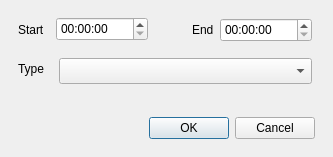
<?xml version="1.0" encoding="UTF-8"?>
<ui version="4.0">
 <class>Dialog</class>
 <widget class="QDialog" name="Dialog">
  <property name="windowModality">
   <enum>Qt::WindowModal</enum>
  </property>
  <property name="geometry">
   <rect>
    <x>0</x>
    <y>0</y>
    <width>333</width>
    <height>157</height>
   </rect>
  </property>
  <property name="windowTitle">
   <string>Continuous Work Time</string>
  </property>
  <widget class="QDialogButtonBox" name="buttonBox">
   <property name="geometry">
    <rect>
     <x>91</x>
     <y>112</y>
     <width>224</width>
     <height>32</height>
    </rect>
   </property>
   <property name="orientation">
    <enum>Qt::Horizontal</enum>
   </property>
   <property name="standardButtons">
    <set>QDialogButtonBox::Cancel|QDialogButtonBox::Ok</set>
   </property>
  </widget>
  <widget class="QLabel" name="label">
   <property name="geometry">
    <rect>
     <x>18</x>
     <y>22</y>
     <width>34</width>
     <height>16</height>
    </rect>
   </property>
   <property name="text">
    <string>Start</string>
   </property>
  </widget>
  <widget class="QLabel" name="label_2">
   <property name="geometry">
    <rect>
     <x>192</x>
     <y>22</y>
     <width>27</width>
     <height>16</height>
    </rect>
   </property>
   <property name="text">
    <string>End</string>
   </property>
  </widget>
  <widget class="QTimeEdit" name="timeEditEventStart">
   <property name="geometry">
    <rect>
     <x>56</x>
     <y>17</y>
     <width>92</width>
     <height>24</height>
    </rect>
   </property>
   <property name="locale">
    <locale language="English" country="Germany"/>
   </property>
  </widget>
  <widget class="QTimeEdit" name="timeEditEventEnd">
   <property name="geometry">
    <rect>
     <x>220</x>
     <y>18</y>
     <width>92</width>
     <height>24</height>
    </rect>
   </property>
   <property name="locale">
    <locale language="English" country="Germany"/>
   </property>
  </widget>
  <widget class="QComboBox" name="comboBoxWorkTypes">
   <property name="geometry">
    <rect>
     <x>59</x>
     <y>58</y>
     <width>253</width>
     <height>26</height>
    </rect>
   </property>
  </widget>
  <widget class="QLabel" name="label_3">
   <property name="geometry">
    <rect>
     <x>18</x>
     <y>61</y>
     <width>34</width>
     <height>16</height>
    </rect>
   </property>
   <property name="text">
    <string>Type</string>
   </property>
  </widget>
 </widget>
 <resources/>
 <connections>
  <connection>
   <sender>buttonBox</sender>
   <signal>accepted()</signal>
   <receiver>Dialog</receiver>
   <slot>accept()</slot>
   <hints>
    <hint type="sourcelabel">
     <x>248</x>
     <y>254</y>
    </hint>
    <hint type="destinationlabel">
     <x>157</x>
     <y>274</y>
    </hint>
   </hints>
  </connection>
  <connection>
   <sender>buttonBox</sender>
   <signal>rejected()</signal>
   <receiver>Dialog</receiver>
   <slot>reject()</slot>
   <hints>
    <hint type="sourcelabel">
     <x>316</x>
     <y>260</y>
    </hint>
    <hint type="destinationlabel">
     <x>286</x>
     <y>274</y>
    </hint>
   </hints>
  </connection>
 </connections>
</ui>
